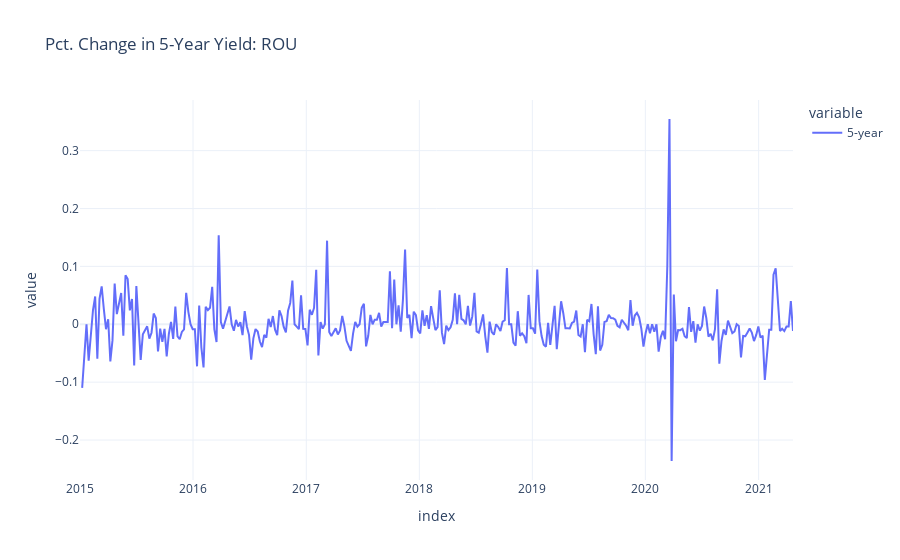

Notebook cell for this chart:
### Code cell
dfs_yc[yc_L].loc[date_range]["5-year"].pct_change().plot(title=f"Change in 5-Year Yield: {yc_L}")

### Figure 1 — Plotly figure (JSON) as saved in the notebook; plotly's stock layout.template omitted (floating-point values rounded to 4 significant figures; data arrays with more than 128 entries replaced by an {"elided": "..."} marker saying what was removed)
{"data": [{"hovertemplate": "variable=5-year<br>index=%{x}<br>value=%{y}<extra></extra>", "legendgroup": "5-year", "line": {"color": "#636efa", "dash": "solid"}, "mode": "lines", "name": "5-year", "orientation": "v", "showlegend": true, "type": "scatter", "x": {"elided": "330 str values"}, "xaxis": "x", "y": {"elided": "330 float values"}, "yaxis": "y"}], "layout": {"legend": {"title": {"text": "variable"}, "tracegroupgap": 0}, "title": {"text": "Pct. Change in 5-Year Yield: ROU"}, "xaxis": {"anchor": "y", "domain": [0, 1], "title": {"text": "index"}}, "yaxis": {"anchor": "x", "domain": [0, 1], "title": {"text": "value"}}}}
